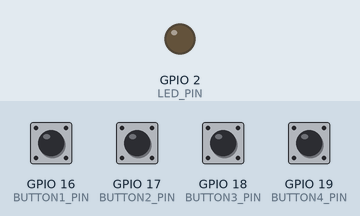
The sketch below on a simulated ESP32. Parts: output pins drawn as LEDs (lit = HIGH). The inputs (shaded band) are chosen by the test bench; at power-on: GPIO 16 (BUTTON1_PIN), GPIO 17 (BUTTON2_PIN), GPIO 18 (BUTTON3_PIN), GPIO 19 (BUTTON4_PIN) HIGH.

Above: at 1.2 s.
1.3 s: GPIO 16 (BUTTON1_PIN) pulled LOW for 0.15 s
At 1.37 s:
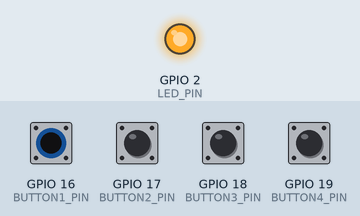
Timing chart, 0 to 4.3 s (numbered marks = the images above; inputs shaded):
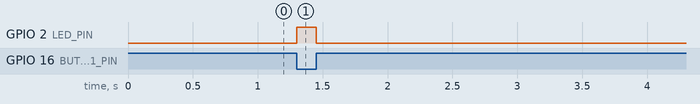

The sketch:

button_esp32.ino
```cpp
#define BUTTON1_PIN 16
#define BUTTON2_PIN 17
#define BUTTON3_PIN 18
#define BUTTON4_PIN 19
#define LED_PIN 2   // onboard LED

void setup() {
  pinMode(BUTTON1_PIN, INPUT_PULLUP);
  pinMode(BUTTON2_PIN, INPUT_PULLUP);
  pinMode(BUTTON3_PIN, INPUT_PULLUP);
  pinMode(BUTTON4_PIN, INPUT_PULLUP);
  pinMode(LED_PIN, OUTPUT);
}

void loop() {
  if (digitalRead(BUTTON1_PIN) == LOW ||
      digitalRead(BUTTON2_PIN) == LOW ||
      digitalRead(BUTTON3_PIN) == LOW ||
      digitalRead(BUTTON4_PIN) == LOW) {
    digitalWrite(LED_PIN, HIGH);   // LED glows
  } else {
    digitalWrite(LED_PIN, LOW);    // LED off
  }
}
```

Measured:
- after the input at 1.3 s, GPIO 2 (LED_PIN): LOW → HIGH at once, → LOW 0.15 s later
